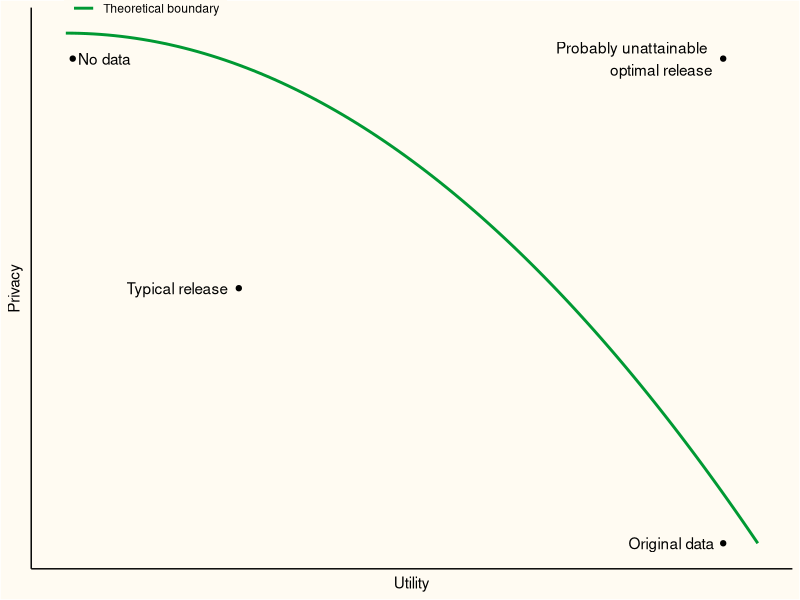
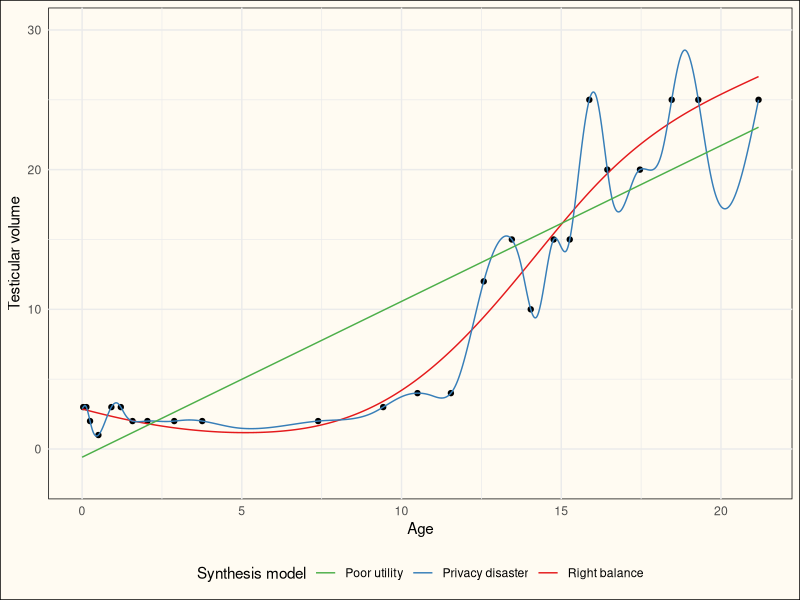
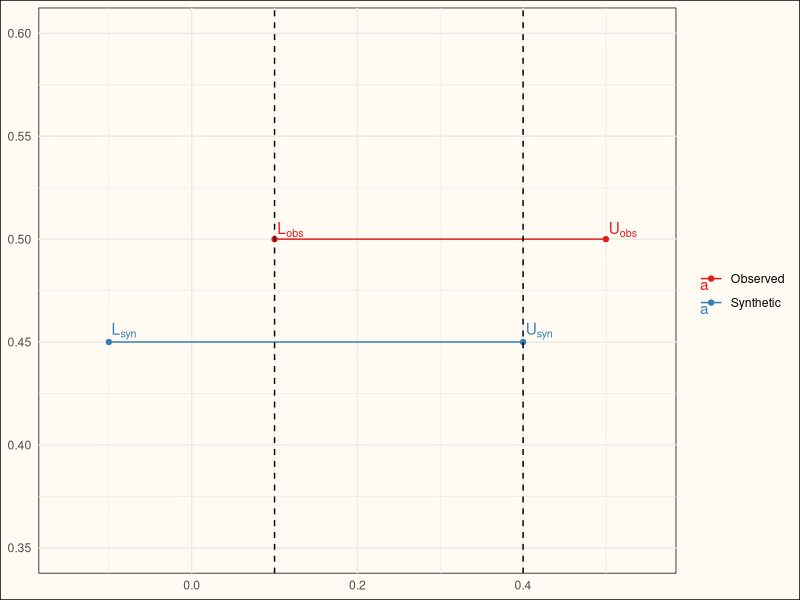

Reproduce these figures in R, in order.
## ---- chunk 1
#| echo: false
#| message: false
#| warning: false
library(ggplot2)

ggplot(data = data.frame(
  x = c(0.01, 0.95, 0.95, 0.25),
  y = c(-0.05, -1, -0.05, -0.5),
  label = c("No data", "Original data", "Probably unattainable\noptimal release", "Typical release")
), mapping = aes(x = x, y = y, label = label)) +
  stat_function(aes(col = "Theoretical boundary"), fun = \(x) -x^2, linewidth = 1) +
  xlim(0, 1) +
  theme_classic() +
  theme(axis.text = element_blank(),
        axis.ticks = element_blank(),
        legend.position = "inside",
        legend.position.inside = c(0.15, 1.02),
        legend.background = element_rect(fill = '#fffbf2'),
        panel.background = element_rect(fill = '#fffbf2'),
        plot.background = element_rect(fill = '#fffbf2')) +
  xlab("Utility") +
  ylab("Privacy") +
  geom_point() +
  geom_text(aes(hjust = c(-0.1, 1.1, 1.1, 1.1))) +
  scale_color_manual(values = c("#009933"))
## ---- chunk 2
#| echo: false
#| message: false
#| warning: false
#| fig-width: 9
#| fig-height: 7

set.seed(123)

data <- mice::boys
meth <- mice::make.method(data)
meth["bmi"] <- "~I(wgt/(hgt/100)^2)"
predmat <- mice::make.predictorMatrix(data)
predmat[c("hgt", "wgt"), "bmi"] <- 0

imp <- mice::mice(
  data, 
  method = meth, 
  predictorMatrix = predmat,
  maxit = 20, 
  m = 1,
  print = FALSE
)

data <- mice::complete(imp)

minidata <- data[seq(1, nrow(data), length.out = 25), ]

library(ggplot2)
library(patchwork)

# create new test data set to plot the lines
modeldata <- data.frame(
    age = seq(0, max(minidata$age), length.out = 1001)
)

# simple linear regression model
simple_fit <- lm(tv~age, data = minidata)
simple_pred <- predict(
    simple_fit, 
    newdata = modeldata,
    interval = "prediction"
)

# minimum norm spline
df <- 32
complex_x <- splines::ns(minidata$age, df = df, intercept = TRUE)
SVD <- svd(complex_x)
# calculate minimum norm regression coefficients
complex_fit <- SVD$v %*% ((t(SVD$u) %*% minidata$tv) / SVD$d)
# create test data spline
xnewspline <- splines::ns(modeldata$age, df = df,
                          knots = attr(complex_x, "knots"), 
                          Boundary.knots = attr(complex_x, "Boundary.knots"),
                          intercept = TRUE)
# calculate predicted values
complex_pred <- xnewspline %*% complex_fit

# calculate more or less correct model
right_fit <- lm(sqrt(tv) ~ splines::ns(age, knots = c(7, 16)), minidata)
right_pred <- predict(right_fit, newdata = modeldata, interval = "prediction")

unsign_sq <- \(x) sign(x) * x^2

color_scale <- RColorBrewer::brewer.pal(3, "Set1")
names(color_scale) <- c(
    "Right balance", "Privacy disaster", "Poor utility"
)

basic <- ggplot() +
    geom_point(aes(x = minidata$age, y = minidata$tv)) +
    scale_color_manual(name = "Synthesis model", values = color_scale) +
    theme_minimal() +
    ylim(-10, 40) +
    labs(x = "Age", y = "Testicular volume") +
    theme(
      legend.position = "bottom",
      panel.background = element_rect(fill = '#fffbf2'),
      plot.background = element_rect(fill = '#fffbf2')
    )


basic +
    geom_line(
        aes(
            x = modeldata$age, 
            y = unsign_sq(right_pred[,1]),
            col = "Right balance"
        )
    ) +
    geom_line(
        aes(
            x = modeldata$age, 
            y = complex_pred,
            col = "Privacy disaster"
        )
    ) +
    geom_line(
        aes(
            x = modeldata$age, 
            y = simple_pred[,1],
            col = "Poor utility"
        )
    ) +
    ylim(-2, 30)
## ---- chunk 3
#| label: CIO-fig
#| echo: false
#| message: false
#| warning: false
#| fig-width: 9
#| fig-height: 4


library(ggplot2)

ggplot() +
    geom_point(
        aes(x = c(0.1, 0.5), y = c(0.5, 0.5), col = "Observed")
    ) +
    geom_point(
        aes(x = c(-0.1, 0.4), y = c(0.45, 0.45), col = "Synthetic")
    ) +
    geom_text(
        aes(x = c(0.1, 0.5), 
            y = c(0.5, 0.5), 
            label = c(paste(expression(L[obs])), 
                      paste(expression(U[obs]))),
            col = "Observed"),
        parse = TRUE,
        hjust = -0.1,
        vjust = -0.15
    ) +
    geom_text(
        aes(x = c(-0.1, 0.4), 
            y = c(0.45, 0.45), 
            label = c(paste(expression(L[syn])), 
                      paste(expression(U[syn]))),
            col = "Synthetic"),
        parse = TRUE,
        hjust = -0.1,
        vjust = -0.15
    ) +
    geom_segment(
        aes(y = 0.5, x = 0.1, xend = 0.5, col = "Observed"),
        lineend = "square"
    ) +
    geom_segment(
        aes(y = 0.45, x = -0.1, xend = 0.4, col = "Synthetic"),
        lineend = "square"
    ) +
    geom_vline(aes(xintercept = c(0.1, 0.4)), linetype = 2) +
    ylim(0.35, 0.6) +
    xlim(-0.15, 0.55) +
    scale_color_brewer(palette = "Set1") +
    theme_minimal() +
    labs(x = NULL, y = NULL, col = NULL) +
    theme(
      panel.background = element_rect(fill = '#fffbf2'),
      plot.background = element_rect(fill = '#fffbf2')
    )
